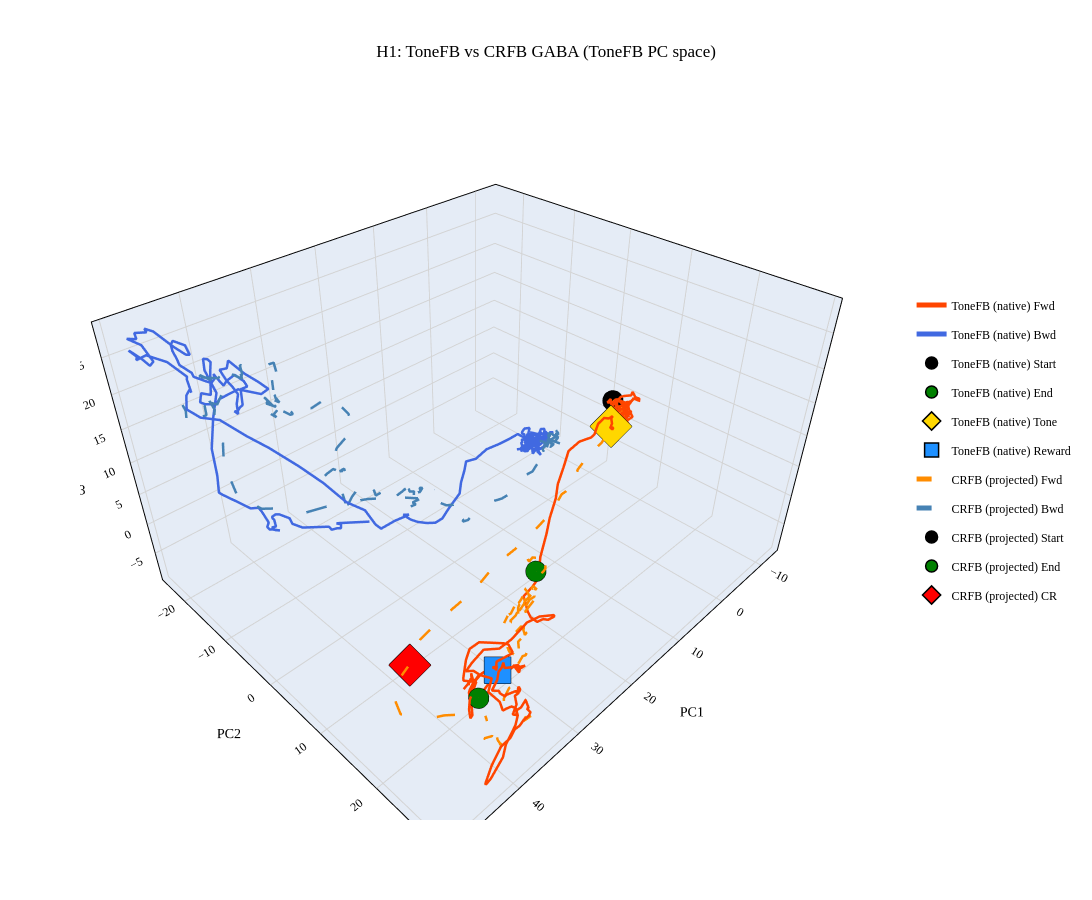

This figure's notebook cell:
### Markdown cell above
### H1.3: Overlay Visualisations

### Code cell
# Overlay: ToneFB native + CRFB projected (GABA)
if 'GABA Tone->CR' in cross_results_same_neuron and 'ToneFB_GABA' in results:
    tsets = [
        {
            'fwd_smooth': results['ToneFB_GABA']['smooth_data']['fwd_smooth'],
            'bwd_smooth': results['ToneFB_GABA']['smooth_data']['bwd_smooth'],
            'label': 'ToneFB (native)',
            'fwd_color': 'orangered', 'bwd_color': 'royalblue', 'dash': 'solid',
            'event_markers': results['ToneFB_GABA']['event_markers'],
        },
        {
            'fwd_smooth': cross_results_same_neuron['GABA Tone->CR']['smooth_data']['fwd_smooth'],
            'bwd_smooth': cross_results_same_neuron['GABA Tone->CR']['smooth_data']['bwd_smooth'],
            'label': 'CRFB (projected)',
            'fwd_color': 'darkorange', 'bwd_color': 'steelblue', 'dash': 'dash',
            'event_markers': cross_results_same_neuron['GABA Tone->CR']['event_markers'],
        },
    ]
    fig_overlay = build_overlay_figure(
        tsets, title='H1: ToneFB vs CRFB GABA (ToneFB PC space)')
    fig_overlay.show()

### Figure 1 — Plotly figure (JSON) as saved in the notebook; plotly's stock layout.template omitted (floating-point values rounded to 4 significant figures; data arrays with more than 128 entries replaced by an {"elided": "..."} marker saying what was removed)
{"data": [{"line": {"color": "orangered", "dash": "solid", "width": 5}, "mode": "lines", "name": "ToneFB (native) Fwd", "type": "scatter3d", "x": {"elided": "301 float values"}, "y": {"elided": "301 float values"}, "z": {"elided": "301 float values"}}, {"line": {"color": "royalblue", "dash": "solid", "width": 5}, "mode": "lines", "name": "ToneFB (native) Bwd", "type": "scatter3d", "x": {"elided": "301 float values"}, "y": {"elided": "301 float values"}, "z": {"elided": "301 float values"}}, {"legendgroup": "ToneFB (native) Start", "marker": {"color": "black", "line": {"color": "black", "width": 1.5}, "size": 12, "symbol": "circle"}, "mode": "markers", "name": "ToneFB (native) Start", "showlegend": true, "type": "scatter3d", "x": [-7.068], "y": [4.855], "z": [3.103]}, {"legendgroup": "ToneFB (native) End", "marker": {"color": "green", "line": {"color": "black", "width": 1.5}, "size": 12, "symbol": "circle"}, "mode": "markers", "name": "ToneFB (native) End", "showlegend": true, "type": "scatter3d", "x": [36.18], "y": [20.88], "z": [-6.95]}, {"legendgroup": "ToneFB (native) Tone", "marker": {"color": "gold", "line": {"color": "black", "width": 1.5}, "size": 14, "symbol": "diamond"}, "mode": "markers", "name": "ToneFB (native) Tone", "showlegend": true, "type": "scatter3d", "x": [-5.369], "y": [6.345], "z": [4.214]}, {"legendgroup": "ToneFB (native) Reward", "marker": {"color": "dodgerblue", "line": {"color": "black", "width": 1.5}, "size": 14, "symbol": "square"}, "mode": "markers", "name": "ToneFB (native) Reward", "showlegend": true, "type": "scatter3d", "x": [33.89], "y": [21.6], "z": [-3.398]}, {"line": {"color": "darkorange", "dash": "dash", "width": 5}, "mode": "lines", "name": "CRFB (projected) Fwd", "type": "scatter3d", "x": {"elided": "301 float values"}, "y": {"elided": "301 float values"}, "z": {"elided": "301 float values"}}, {"line": {"color": "steelblue", "dash": "dash", "width": 5}, "mode": "lines", "name": "CRFB (projected) Bwd", "type": "scatter3d", "x": {"elided": "301 float values"}, "y": {"elided": "301 float values"}, "z": {"elided": "301 float values"}}, {"legendgroup": "CRFB (projected) Start", "marker": {"color": "black", "line": {"color": "black", "width": 1.5}, "size": 12, "symbol": "circle"}, "mode": "markers", "name": "CRFB (projected) Start", "showlegend": true, "type": "scatter3d", "x": [-10.42], "y": [2.752], "z": [4.727]}, {"legendgroup": "CRFB (projected) End", "marker": {"color": "green", "line": {"color": "black", "width": 1.5}, "size": 12, "symbol": "circle"}, "mode": "markers", "name": "CRFB (projected) End", "showlegend": true, "type": "scatter3d", "x": [18.6], "y": [13.77], "z": [-3.416]}, {"legendgroup": "CRFB (projected) CR", "marker": {"color": "red", "line": {"color": "black", "width": 1.5}, "size": 14, "symbol": "diamond"}, "mode": "markers", "name": "CRFB (projected) CR", "showlegend": true, "type": "scatter3d", "x": [41.7], "y": [15.5], "z": [-1.19]}], "layout": {"font": {"color": "black", "family": "Times New Roman, serif", "size": 12}, "height": 900, "legend": {"orientation": "v", "x": 1.05, "y": 0.5}, "margin": {"b": 80, "l": 80, "r": 220, "t": 80}, "paper_bgcolor": "white", "plot_bgcolor": "white", "scene": {"xaxis": {"gridcolor": "lightgrey", "linecolor": "black", "linewidth": 2, "mirror": true, "showgrid": true, "showline": true, "title": {"text": "PC1"}, "zeroline": true, "zerolinecolor": "lightgrey", "zerolinewidth": 2}, "yaxis": {"gridcolor": "lightgrey", "linecolor": "black", "linewidth": 2, "mirror": true, "showgrid": true, "showline": true, "title": {"text": "PC2"}, "zeroline": true, "zerolinecolor": "lightgrey", "zerolinewidth": 2}, "zaxis": {"gridcolor": "lightgrey", "linecolor": "black", "linewidth": 2, "mirror": true, "showgrid": true, "showline": true, "title": {"text": "PC3"}, "zeroline": true, "zerolinecolor": "lightgrey", "zerolinewidth": 2}}, "title": {"text": "H1: ToneFB vs CRFB GABA (ToneFB PC space)", "x": 0.5, "xanchor": "center", "y": 0.95}, "width": 1200}}
